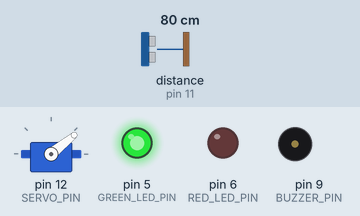
This sketch was run on a simulated Arduino Uno, built with avr-gcc and run on an emulated ATmega328P. On the bench: servo, output pins drawn as LEDs (lit = HIGH), buzzer (waves = sounding, pin HIGH). Wiring (inferred from the names in the program): ultrasonic range finder: trigger pin 10; echo pin 11. Inputs (shaded band) come from the test bench; at power-on: distance to the obstacle (sensor on pin 11) 80 cm. The echo pulse lasts 58.3 µs per cm; pins used as bus, display or sensor lines are not drawn; what the sketch prints to the serial monitor is not drawn.

Above: at 1.2 s.
1.3 s: distance to the obstacle (sensor on pin 11) set to 34 cm
4.3 s: distance to the obstacle (sensor on pin 11) set to 27 cm
At 5.28 s:
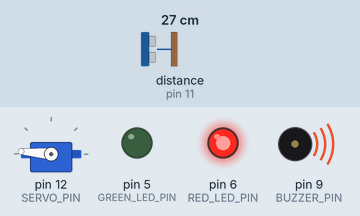
7.3 s: distance to the obstacle (sensor on pin 11) set to 250 cm
At 7.9 s:
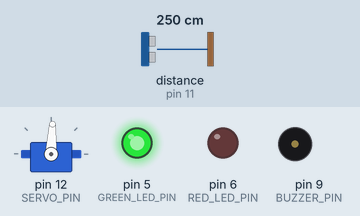
10.3 s: distance to the obstacle (sensor on pin 11) set to 2 cm
At 11.19 s:
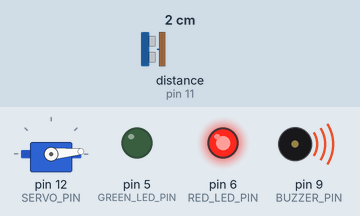
13.3 s: distance to the obstacle (sensor on pin 11) set to 35 cm
At 16.06 s:
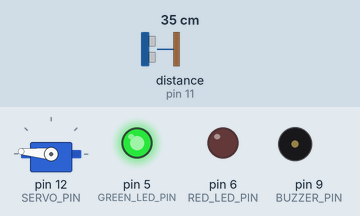
Timing chart, 0 to 17.3 s (numbered marks = the images above; inputs shaded):
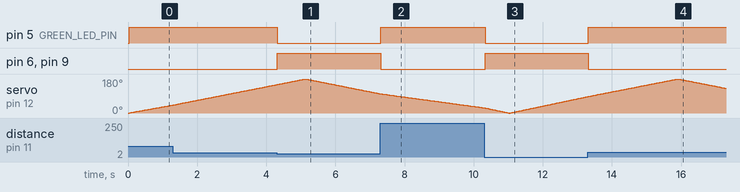

The sketch:

radar_arduino.ino
```cpp
/*
  Spartan Echo - Ultrasonic Radar (Arduino side)
  Tech 60, SJSU - Subir Khan & Dhiryen Moorthi

  A servo sweeps an HC-SR04 ultrasonic sensor from 0 to 180 degrees and back.
  At each degree we:
    1. Measure the distance to the nearest object
    2. Turn on the red LED + buzzer if it is closer than WARN_CM, otherwise the green LED
    3. Send "angle,distance." to the laptop over USB (read by the Processing sketch)
*/

#include <Servo.h>

// ----- Pin connections -----
const int TRIG_PIN      = 10;  // HC-SR04 Trig
const int ECHO_PIN      = 11;  // HC-SR04 Echo
const int SERVO_PIN     = 12;  // SG90 signal (orange wire)
const int GREEN_LED_PIN = 5;   // Green LED: area clear
const int RED_LED_PIN   = 6;   // Red LED: object too close
const int BUZZER_PIN    = 9;   // Active buzzer (on/off only)

// ----- Settings -----
const int WARN_CM = 30;                    // Closer than this = warning
const int MAX_CM  = 100;                   // Radar screen range (used by the display)
const int STEP_DELAY_MS = 25;              // Time for the servo to reach each new angle
const unsigned long ECHO_TIMEOUT_US = 30000;  // Stop waiting for an echo after 30 ms

Servo radarServo;

// Helper functions (written below loop)
void scanAt(int angle);
int measureDistanceCm();
void updateAlerts(int distance);

void setup() {
  pinMode(TRIG_PIN, OUTPUT);
  pinMode(ECHO_PIN, INPUT);
  pinMode(GREEN_LED_PIN, OUTPUT);
  pinMode(RED_LED_PIN, OUTPUT);
  pinMode(BUZZER_PIN, OUTPUT);

  radarServo.attach(SERVO_PIN);
  Serial.begin(9600);  // Must match the baud rate in the Processing sketch
}

void loop() {
  // Sweep left to right: 0 -> 180 degrees
  for (int angle = 0; angle <= 180; angle++) {
    scanAt(angle);
  }
  // Sweep back right to left: 180 -> 0 degrees
  for (int angle = 180; angle >= 0; angle--) {
    scanAt(angle);
  }
}

// Move the servo to one angle, measure, update alerts and report to the laptop.
void scanAt(int angle) {
  radarServo.write(angle);
  delay(STEP_DELAY_MS);

  int distance = measureDistanceCm();
  updateAlerts(distance);

  // Message format: angle,distance.   (the period marks the end of a message)
  Serial.print(angle);
  Serial.print(",");
  Serial.print(distance);
  Serial.print(".");
}

// Returns the distance in cm, or 0 if no echo came back (nothing detected).
int measureDistanceCm() {
  // Send a 10 microsecond pulse on Trig to fire the ultrasonic burst
  digitalWrite(TRIG_PIN, LOW);
  delayMicroseconds(2);
  digitalWrite(TRIG_PIN, HIGH);
  delayMicroseconds(10);
  digitalWrite(TRIG_PIN, LOW);

  // Echo stays HIGH for as long as the sound took to go out and come back
  unsigned long echoTimeUs = pulseIn(ECHO_PIN, HIGH, ECHO_TIMEOUT_US);
  if (echoTimeUs == 0) {
    return 0;  // Timed out: no object in range
  }

  // Sound travels 0.034 cm per microsecond. Divide by 2 because it goes there AND back.
  return echoTimeUs * 0.034 / 2;
}

// Red LED + buzzer when an object is close, green LED otherwise.
void updateAlerts(int distance) {
  bool tooClose = (distance > 0 && distance < WARN_CM);

  digitalWrite(RED_LED_PIN, tooClose ? HIGH : LOW);
  digitalWrite(BUZZER_PIN,  tooClose ? HIGH : LOW);
  digitalWrite(GREEN_LED_PIN, tooClose ? LOW : HIGH);
}
```

Measured:
- the behaviour switches between 31 and 30 cm on distance to the obstacle (sensor on pin 11) (found by bisection; images 0 and 1)
- after the input at 4.3 s, pin 5 (GREEN_LED_PIN): HIGH → LOW at once; pin 6 (RED_LED_PIN), pin 9 (BUZZER_PIN): LOW → HIGH at once
- after the input at 7.3 s, pin 5 (GREEN_LED_PIN): LOW → HIGH at once; pin 6 (RED_LED_PIN), pin 9 (BUZZER_PIN): HIGH → LOW at once
- after the input at 10.3 s, pin 5 (GREEN_LED_PIN): HIGH → LOW at once; pin 6 (RED_LED_PIN), pin 9 (BUZZER_PIN): LOW → HIGH at once
- after the input at 13.3 s, pin 5 (GREEN_LED_PIN): LOW → HIGH at once; pin 6 (RED_LED_PIN), pin 9 (BUZZER_PIN): HIGH → LOW at once
- by itself, servo on pin 12 (SERVO_PIN): rises from 87° to 180° in 2.6 s, then falls to 131° in 1.4 s
